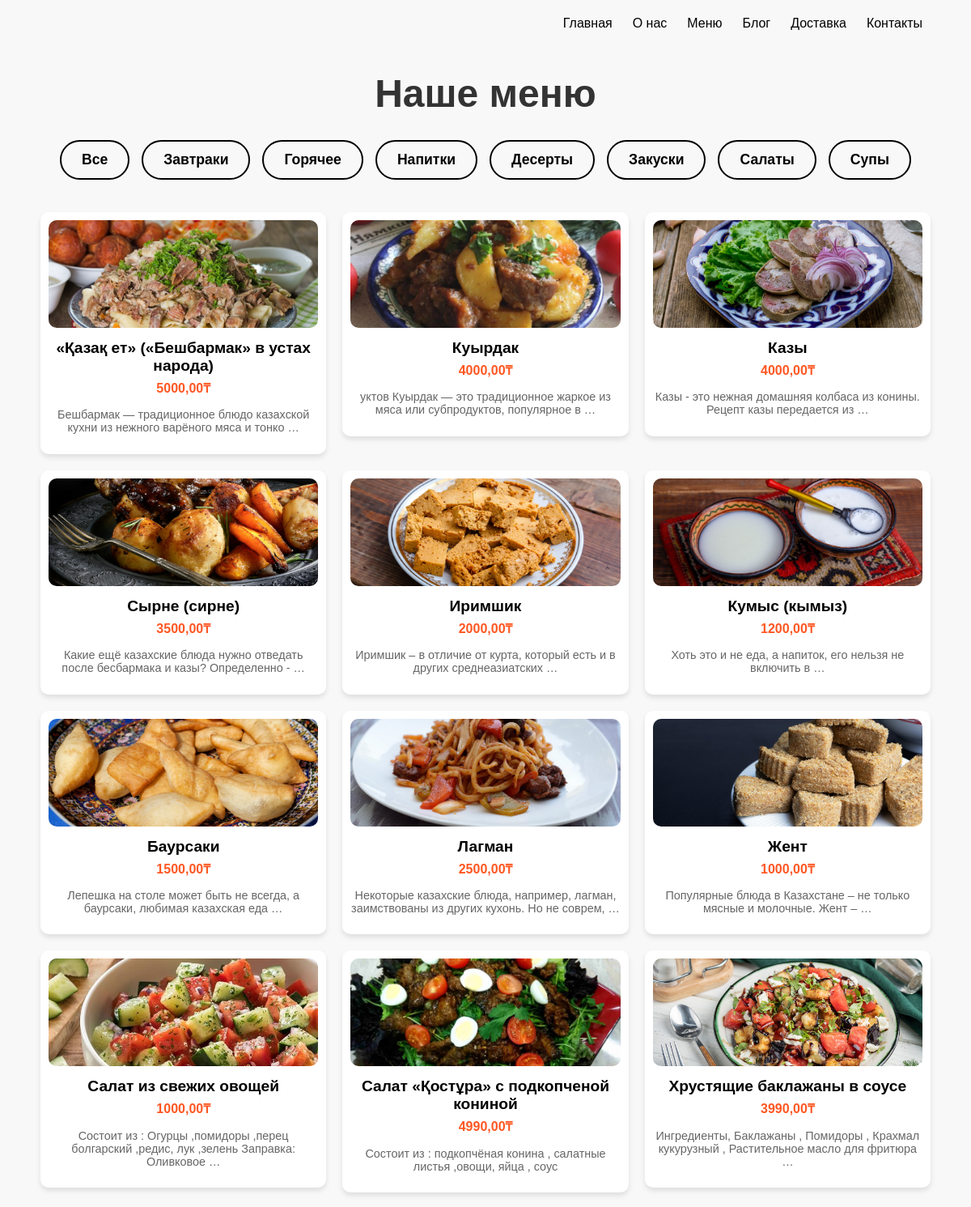
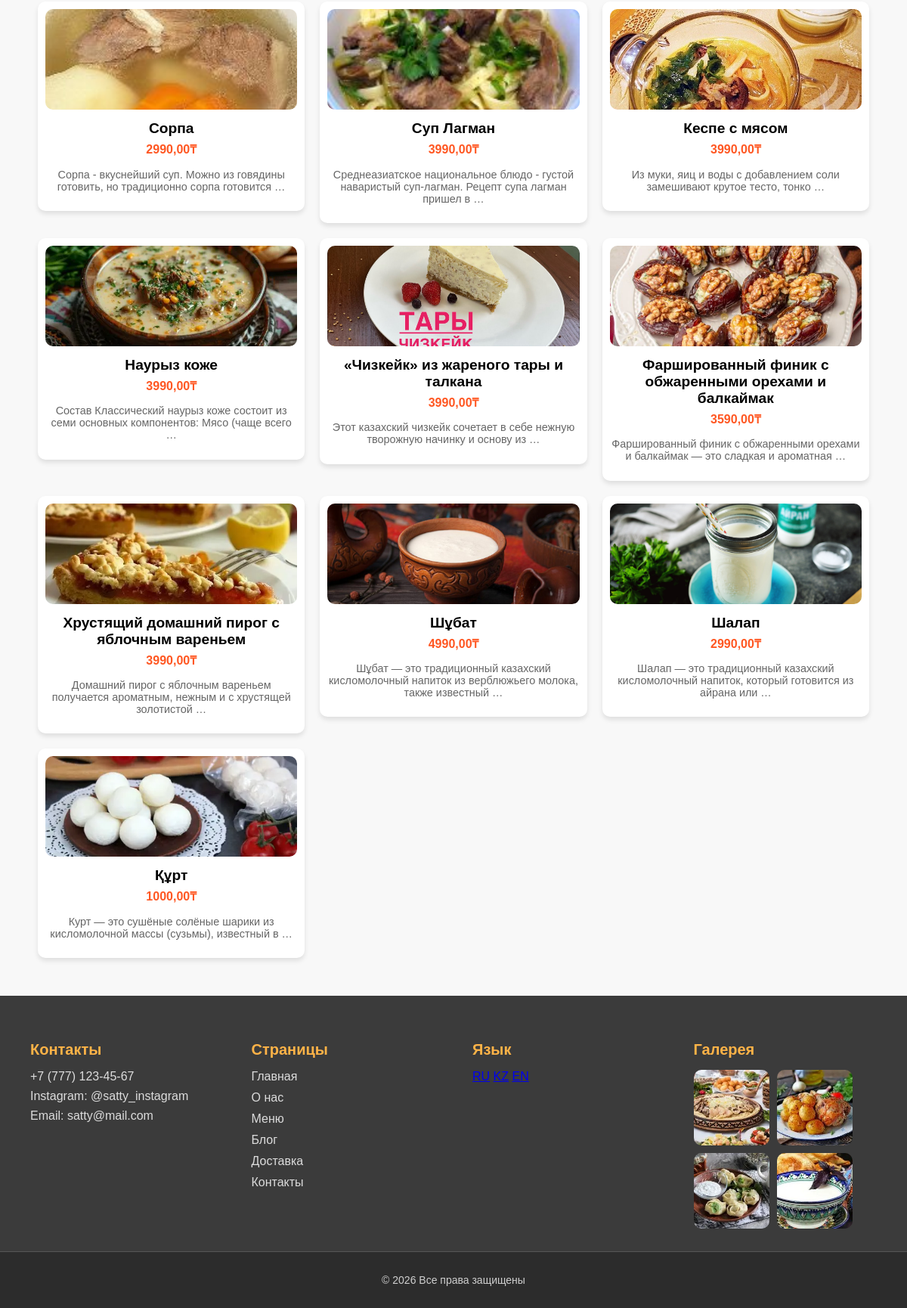
The app's page /menu/ with its own data (2 pictures, top to bottom).
### kazakhfood/models.py (models this page shows, shortened)
class Category(models.Model):
    name = models.CharField(max_length=100, verbose_name='Название категории')
    slug = models.SlugField(max_length=100, unique=True, verbose_name='URL категории')
    class Meta:
        verbose_name = 'Категория'
        verbose_name_plural = 'Категории'

class Dish(models.Model):
    title = models.CharField(max_length=255, verbose_name='Название блюда')
    description = models.TextField(verbose_name='Описание блюда')
    price = models.DecimalField(max_digits=7, decimal_places=2, verbose_name='Цена')
    image = models.ImageField(upload_to='dishes/', blank=True, null=True, verbose_name='Фото блюда')
    is_available = models.BooleanField(default=True, verbose_name='В наличии')
    category = models.ForeignKey(Category, on_delete=models.PROTECT, related_name='dishes', verbose_name='Категория')
    class Meta:
        verbose_name = 'Блюдо'
        verbose_name_plural = 'Блюда'

### kazakhfood/views.py (the view)
# urls.py: path('menu/', views.menu, name='menu'),
def menu(request, category_slug=None):
    categories = Category.objects.all()
    dishes = Dish.objects.filter(is_available=True)
    if category_slug:
        category = get_object_or_404(Category, slug=category_slug)
        dishes = dishes.filter(category=category)
    return render(request, 'kazakhfood/menu.html', {
        'categories': categories,
        'dishes': dishes
    })

### kazakhfood/templates/kazakhfood/menu.html (shortened to what this page needs)
{% extends 'kazakhfood/base.html' %}
{% load static %}
{% block extra_css %}
<link rel="stylesheet" href="{% static 'kazakhfood/css/menu.css' %}">
{% endblock %}
{% block content %}
<header class="nav-wrapper">
    <div class="nav-links">
        <a href="{% url 'index' %}">Главная</a>
        <a href="{% url 'about' %}">О нас</a>
        <a href="{% url 'menu' %}">Меню</a>
        <a href="{% url 'blog' %}">Блог</a>
        <a href="{% url 'delivery' %}">Доставка</a>
        <a href="{% url 'contacts' %}">Контакты</a>
    </div>
</header>
<h1 class="title">Наше меню</h1>
<nav class="categories">
    <a href="{% url 'menu' %}" class="category-btn">Все</a>
    {% for category in categories %}
        <a href="{% url 'menu_by_category' category.slug %}" class="category-btn">
            {{ category.name }}
        </a>
    {% endfor %}
</nav>
<main>
    <div class="menu-grid">
        {% for dish in dishes %}
        <a href="{% url 'dish_detail' dish.id %}" class="card-link">
            <div class="card">
                {% if dish.image %}
                    <img src="{{ dish.image.url }}" alt="{{ dish.title }}" class="card-img">
                {% endif %}
                <h3 class="dish-title">{{ dish.title }}</h3>
                <p class="price">{{ dish.price }}₸</p>
                <p class="desc">{{ dish.description|truncatewords:12 }}</p>
            </div>
        </a>
        {% empty %}
        <p>Блюд нет в этой категории.</p>
        {% endfor %}
    </div>
</main>
{% endblock %}

### kazakhfood/static/kazakhfood/css/menu.css (style rules this page uses)
body { font-family: Arial, sans-serif; margin: 0; padding: 0; background: #f8f8f8; }
.title { text-align: center; font-size: 3em; margin: 30px 0; color: #333; }
.categories { display: flex; justify-content: center; flex-wrap: wrap; gap: 15px; margin-bottom: 40px; }
.category-btn { text-decoration: none; padding: 12px 25px; border-radius: 30px; background-color: transparent; border: 2px solid #000; color: #000; font-weight: bold; font-size: 1.1em; transition: 0.3s; }
.menu-grid { display: grid; grid-template-columns: repeat(4, 1fr); gap: 20px; padding: 0 50px 50px 50px; }
.card-link { text-decoration: none; color: inherit; }
.card { background: #fff; border-radius: 10px; box-shadow: 0 4px 6px rgba(0,0,0,0.1); transition: transform 0.2s, box-shadow 0.2s; overflow: hidden; text-align: center; padding: 10px; }
.card-img { width: 100%; height: 133px; object-fit: cover; border-radius: 10px; }
.dish-title { margin: 10px 0 5px 0; font-size: 1.2em; }
.price { color: #ff5722; font-weight: bold; margin: 5px 0; }
.desc { font-size: 0.9em; color: #666; }
.nav-wrapper { width: 90%; margin: 20px auto; display: flex; justify-content: flex-end; align-items: center; gap: 30px; }
.nav-links { display: flex; gap: 25px; }
.nav-links a { text-decoration: none; color: #000; font-weight: 500; }
@media (max-width: 1200px) { .menu-grid { grid-template-columns: repeat(3, 1fr); } }

### records on screen
Category: name "Завтраки"
Category: name "Горячее"
Category: name "Напитки"
Category: name "Десерты"
Category: name "Закуски"
Category: name "Салаты"
Category: name "Супы"
Dish: image (picture), title "«Қазақ ет» («Бешбармак» в устах народа)", price "5000,00", description "Бешбармак — традиционное блюдо казахской кухни из нежного варёного мяса и тонко …"
Dish: image (picture), title "Куырдак", price "4000,00", description "уктов Куырдак — это традиционное жаркое из мяса или субпродуктов, популярное в …"
Dish: image (picture), title "Казы", price "4000,00", description "Казы - это нежная домашняя колбаса из конины. Рецепт казы передается из …"
Dish: image (picture), title "Сырне (сирне)", price "3500,00", description "Какие ещё казахские блюда нужно отведать после бесбармака и казы? Определенно - …"
Dish: image (picture), title "Иримшик", price "2000,00", description "Иримшик – в отличие от курта, который есть и в других среднеазиатских …"
Dish: image (picture), title "Кумыс (кымыз)", price "1200,00", description "Хоть это и не еда, а напиток, его нельзя не включить в …"
Dish: image (picture), title "Баурсаки", price "1500,00", description "Лепешка на столе может быть не всегда, а баурсаки, любимая казахская еда …"
Dish: image (picture), title "Лагман", price "2500,00", description "Некоторые казахские блюда, например, лагман, заимствованы из других кухонь. Но не соврем, …"
Dish: image (picture), title "Жент", price "1000,00", description "Популярные блюда в Казахстане – не только мясные и молочные. Жент – …"
Dish: image (picture), title "Салат из свежих овощей", price "1000,00", description "Состоит из : Огурцы ,помидоры ,перец болгарский ,редис, лук ,зелень Заправка: Оливковое …"
Dish: image (picture), title "Салат «Қостұра» с подкопченой кониной", price "4990,00", description "Состоит из : подкопчёная конина , салатные листья ,овощи, яйца , соус"
Dish: image (picture), title "Хрустящие баклажаны в соусе", price "3990,00", description "Ингредиенты, Баклажаны , Помидоры , Крахмал кукурузный , Растительное масло для фритюра …"
Dish: image (picture), title "Сорпа", price "2990,00", description "Сорпа - вкуснейший суп. Можно из говядины готовить, но традиционно сорпа готовится …"
Dish: image (picture), title "Суп Лагман", price "3990,00", description "Среднеазиатское национальное блюдо - густой наваристый суп-лагман. Рецепт супа лагман пришел в …"
Dish: image (picture), title "Кеспе с мясом", price "3990,00", description "Из муки, яиц и воды с добавлением соли замешивают крутое тесто, тонко …"
Dish: image (picture), title "Наурыз коже", price "3990,00", description "Состав Классический наурыз коже состоит из семи основных компонентов: Мясо (чаще всего …"
Dish: image (picture), title "«Чизкейк» из жареного тары и талкана", price "3990,00", description "Этот казахский чизкейк сочетает в себе нежную творожную начинку и основу из …"
Dish: image (picture), title "Фаршированный финик с обжаренными орехами и балкаймак", price "3590,00", description "Фаршированный финик с обжаренными орехами и балкаймак — это сладкая и ароматная …"
Dish: image (picture), title "Хрустящий домашний пирог с яблочным вареньем", price "3990,00", description "Домашний пирог с яблочным вареньем получается ароматным, нежным и с хрустящей золотистой …"
Dish: image (picture), title "Шұбат", price "4990,00", description "Шұбат — это традиционный казахский кисломолочный напиток из верблюжьего молока, также известный …"
Dish: image (picture), title "Шалап", price "2990,00", description "Шалап — это традиционный казахский кисломолочный напиток, который готовится из айрана или …"
Dish: image (picture), title "Құрт", price "1000,00", description "Курт — это сушёные солёные шарики из кисломолочной массы (сузьмы), известный в …"
